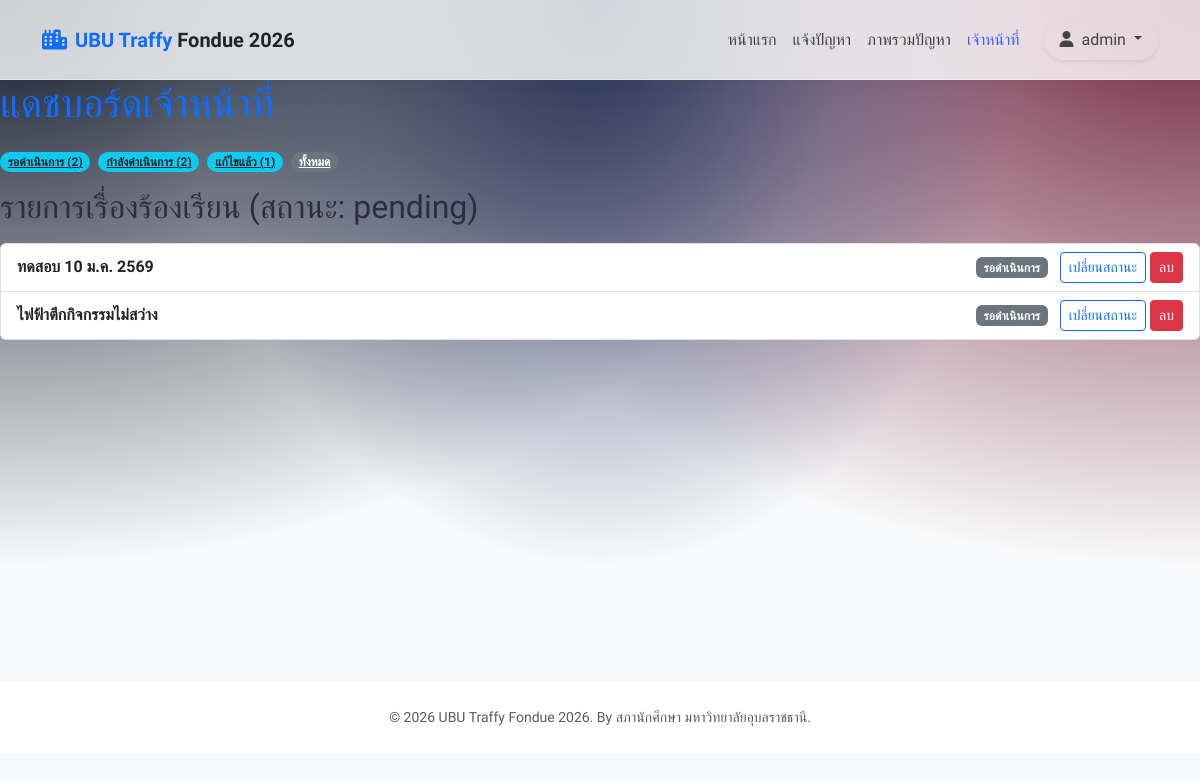
The app's page /staff/dashboard/?status=pending (signed in), older data.
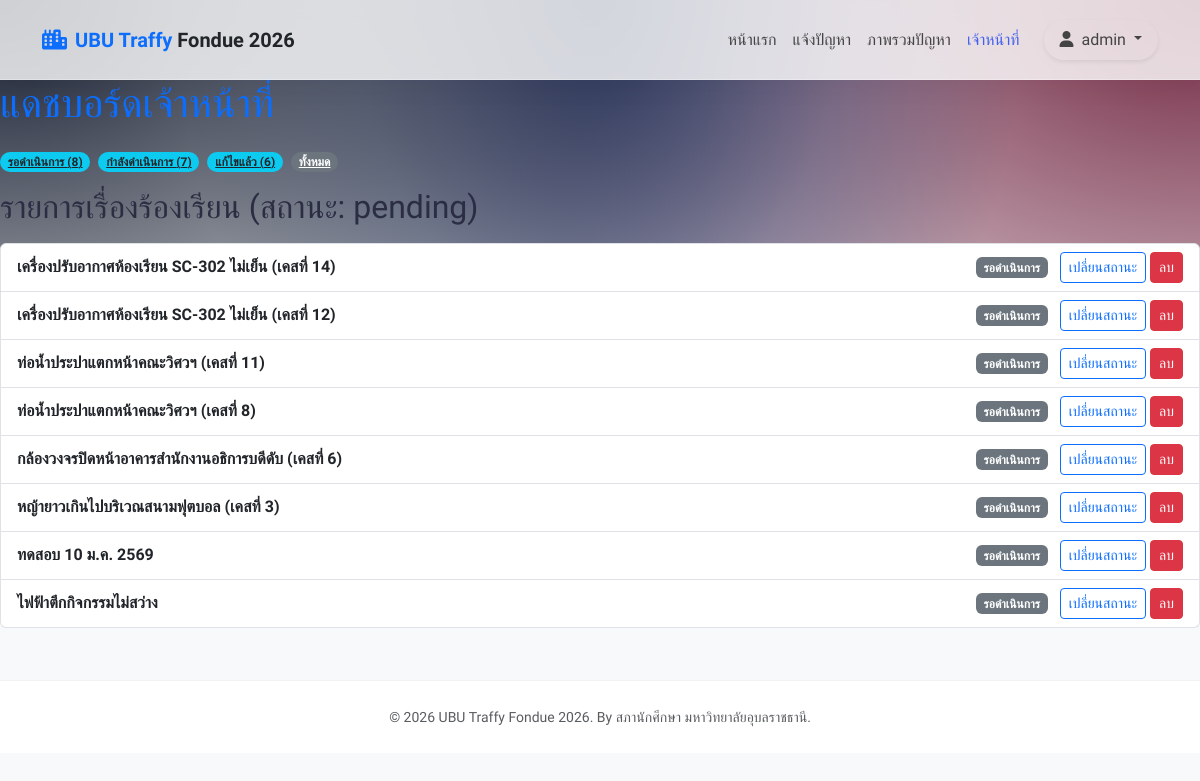
The same page, newer data.
### core/models.py (models this page shows, shortened)
class Case(models.Model):
    STATUS_CHOICES = [
        ('pending', 'รอดำเนินการ'),
        ('in_progress', 'กำลังดำเนินการ'),
        ('resolved', 'แก้ไขแล้ว'),
    ]
    CATEGORY_CHOICES = [
        ('electrical', 'ไฟฟ้า'),
        ('water_supply', 'ประปา'),
        ('road_damage', 'ถนน/ทางเท้า'),
        ('other', 'อื่นๆ'),
    ]
    title = models.CharField(max_length=200)
    description = models.TextField()
    status = models.CharField(max_length=20, choices=STATUS_CHOICES, default='pending')
    category = models.CharField(max_length=50, choices=CATEGORY_CHOICES)
    reporter = models.ForeignKey(User, on_delete=models.CASCADE, related_name='reported_cases')
    created_at = models.DateTimeField(auto_now_add=True)
    updated_at = models.DateTimeField(auto_now=True)
    image_file = models.ImageField(upload_to='case_images/', blank=True, null=True)

### core/views.py (the view)
# urls.py: path('staff/dashboard/', views.staff_dashboard_view, name='staff_dashboard'),
@login_required
def staff_dashboard_view(request):
    if not request.user.is_staff:
        messages.error(request, 'คุณไม่มีสิทธิ์ในการเข้าถึงหน้านี้')
        return redirect('home')
    status_filter = request.GET.get('status')
    if status_filter:
        all_cases = Case.objects.filter(status=status_filter).order_by('-created_at')
    else:
        all_cases = Case.objects.all().order_by('-created_at')
    case_counts = Case.objects.values('status').annotate(total=Count('status'))
    status_counts = {item['status']: item['total'] for item in case_counts}
    context = {
        'all_cases': all_cases,
        'status_choices': Case.STATUS_CHOICES,
        'status_counts': status_counts,
        'selected_status': status_filter,
    }
    return render(request, 'core/staff_dashboard.html', context)

### core/templatetags/custom_filters.py (called while the page is built)
@register.filter
def get_item(dictionary, key):
    return dictionary.get(key)

### core/templates/core/staff_dashboard.html (shortened to what this page needs)
{% extends 'core/base.html' %}
{% load custom_filters %}
{% block content %}
    <h1 class="text-primary mb-4">แดชบอร์ดเจ้าหน้าที่</h1>
    <div class="mb-3 d-flex flex-wrap gap-2">
        {% for status_value, status_label in status_choices %}
            <a href="{% url 'staff_dashboard' %}?status={{ status_value }}" class="badge rounded-pill bg-info text-dark">
                {{ status_label }} ({{ status_counts|get_item:status_value|default:0 }})
            </a>
        {% endfor %}
        <a href="{% url 'staff_dashboard' %}" class="badge rounded-pill bg-secondary">ทั้งหมด</a>
    </div>
    <h2>รายการเรื่องร้องเรียน {% if selected_status %}(สถานะ: {{ selected_status }}){% endif %}</h2>
    <div class="list-group mt-3">
        {% if all_cases %}
            {% for case in all_cases %}
                <div class="list-group-item list-group-item-action d-flex justify-content-between align-items-center">
                    <a href="{% url 'case_detail' case.id %}" class="text-decoration-none text-dark fw-bold">{{ case.title }}</a>
                    <div>
                        <span class="badge bg-secondary me-2">{{ case.get_status_display }}</span>
                        <a href="{% url 'change_case_status' case.id %}" class="btn btn-sm btn-outline-primary">เปลี่ยนสถานะ</a>
                        <a href="{% url 'case_delete' case.id %}" class="btn btn-sm btn-danger">ลบ</a>
                    </div>
                </div>
            {% endfor %}
        {% else %}
            <div class="alert alert-warning text-center" role="alert">
                ไม่พบเรื่องร้องเรียนในสถานะนี้
            </div>
        {% endif %}
    </div>
{% endblock %}

### core/templates/core/base.html (shortened to what this page needs)
{% load static %}
<!DOCTYPE html>
<html lang="th">
<head>
    <link href="https://cdn.jsdelivr.net/npm/bootstrap@5.3.0/dist/css/bootstrap.min.css" rel="stylesheet">
    <link rel="stylesheet" href="https://cdnjs.cloudflare.com/ajax/libs/font-awesome/6.4.0/css/all.min.css">
    <link rel="stylesheet" href="{% static 'css/style.css' %}">
</head>
<body>
    <nav class="navbar navbar-expand-lg fixed-top navbar-glass">
        <div class="container">
            <a class="navbar-brand fw-bold text-primary" href="/">
                <i class="fa-solid fa-city me-2"></i>UBU Traffy <span class="text-dark">Fondue 2026</span>
            </a>
            <div class="collapse navbar-collapse" id="navbarNav">
                <ul class="navbar-nav ms-auto align-items-center">
                    <li class="nav-item">
                        <a class="nav-link {% if request.resolver_match.url_name == 'home' %}active{% endif %}" href="{% url 'home' %}">หน้าแรก</a>
                    </li>
                    <li class="nav-item">
                        <a class="nav-link {% if request.resolver_match.url_name == 'create_case' %}active{% endif %}" href="{% url 'create_case' %}">แจ้งปัญหา</a>
                    </li>
                    <li class="nav-item">
                        <a class="nav-link {% if request.resolver_match.url_name == 'public_dashboard' %}active{% endif %}" href="{% url 'public_dashboard' %}">ภาพรวมปัญหา</a>
                    </li>
                    {% if user.is_staff %}
                    <li class="nav-item">
                        <a class="nav-link {% if request.resolver_match.url_name == 'staff_dashboard' %}active{% endif %}" href="{% url 'staff_dashboard' %}">เจ้าหน้าที่</a>
                    </li>
                    {% endif %}
                    {% if user.is_authenticated %}
                    <li class="nav-item dropdown ms-lg-3">
                        <a class="nav-link dropdown-toggle btn btn-light text-primary rounded-pill px-3 shadow-sm" href="#" id="navbarDropdown" role="button" data-bs-toggle="dropdown" aria-expanded="false">
                            <i class="fa-solid fa-user me-1"></i> {{ user.username }}
                        </a>
                    </li>
                    {% endif %}
                </ul>
            </div>
        </div>
    </nav>
    <main class="main-content">
        {% block content %}
        {% endblock %}
    </main>
    <footer class="footer mt-auto py-4">
        <div class="container text-center">
            <span class="text-muted small">© 2026 UBU Traffy Fondue 2026. By สภานักศึกษา มหาวิทยาลัยอุบลราชธานี.</span>
        </div>
    </footer>
</body>
</html>

### static/css/style.css (style rules this page uses)
:root { --primary-color: #4361ee; --secondary-color: #3f37c9; --accent-color: #4cc9f0; --bg-color: #f8f9fa; --text-color: #2b2d42; --font-main: 'Prompt', sans-serif; --navbar-height: 80px; }
body { font-family: var(--font-main); background-color: var(--bg-color); color: var(--text-color); background-image: radial-gradient(at 0% 0%, hsla(222,47%,11%,1) 0, transparent 50%), radial-gradient(at 50% 0%, hsla(225,39%,30%,1) 0, transparent 50%), radial-gradient(at 100% 0%, hsla(339,49%,30%,1) 0, transparent 50%); background-attachment: fixed; background-size: cover; min-height: 100vh; }
.main-content { padding-top: var(--navbar-height); min-height: 85vh; }
.navbar-glass { background: rgba(255, 255, 255, 0.8); backdrop-filter: blur(12px); -webkit-backdrop-filter: blur(12px); border-bottom: 1px solid rgba(255, 255, 255, 0.3); box-shadow: 0 4px 30px rgba(0, 0, 0, 0.05); transition: all 0.3s ease; position: fixed; top: 0; left: 0; width: 100%; z-index: 1000; height: var(--navbar-height); display: flex; align-items: center; }
.nav-link { color: #444 !important; font-weight: 500; transition: color 0.3s; }
.nav-link:hover, .nav-link.active { color: var(--primary-color) !important; }
.footer { background: white; border-top: 1px solid rgba(0,0,0,0.05); padding: 3rem 0; color: #6c757d; }

Row changes from the older to the newer data that the page shows:
added Case: title "เครื่องปรับอากาศห้องเรียน SC-302 ไม่เย็น (เคสที่ 14)", status "รอดำเนินการ"
added Case: title "เครื่องปรับอากาศห้องเรียน SC-302 ไม่เย็น (เคสที่ 12)", status "รอดำเนินการ"
added Case: title "ท่อน้ำประปาแตกหน้าคณะวิศวฯ (เคสที่ 11)", status "รอดำเนินการ"
added Case: title "ท่อน้ำประปาแตกหน้าคณะวิศวฯ (เคสที่ 8)", status "รอดำเนินการ"
added Case: title "กล้องวงจรปิดหน้าอาคารสำนักงานอธิการบดีดับ (เคสที่ 6)", status "รอดำเนินการ"
added Case: title "หญ้ายาวเกินไปบริเวณสนามฟุตบอล (เคสที่ 3)", status "รอดำเนินการ"
Text that changed along with them:
new list line: "รอดำเนินการ ( 8 )"
new list line: "กำลังดำเนินการ ( 7 )"
new list line: "แก้ไขแล้ว ( 6 )"
list line gone: "รอดำเนินการ ( 2 )"
list line gone: "กำลังดำเนินการ ( 2 )"
list line gone: "แก้ไขแล้ว ( 1 )"
